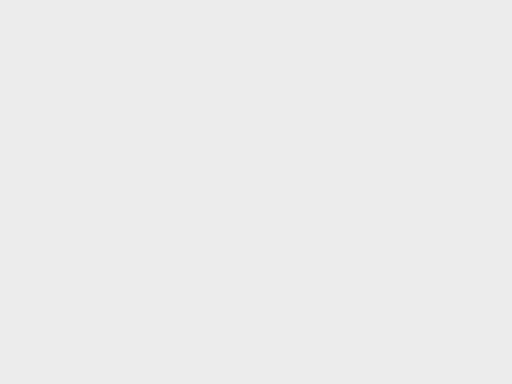
view 1 (above)

19 first-person views from a walk through a scene from a Unity 3-D project. The camera is 1.5 m above the floor, tilts 6° down and sees 85° across. The floor is counted in squares, 1 m on a side. Each view is taken from the middle of a square. On the plan, view 1 faces up. The plan holds only what a view shows up to about 14 squares ahead; the rest is blank. The place goes on beyond the plan. Door leaves are left out, so doorways stand open.

view 2
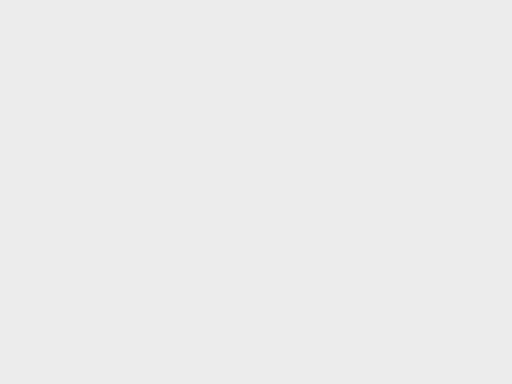

view 3
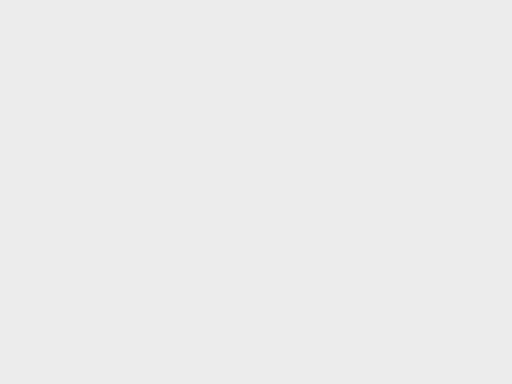

view 4
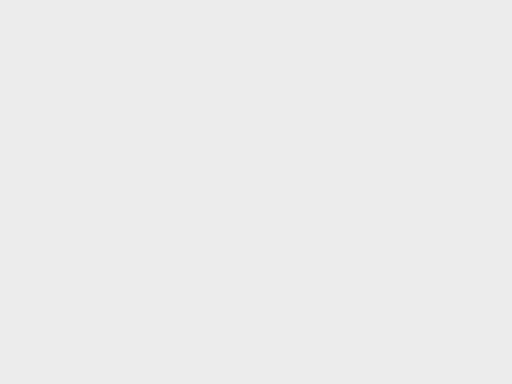

view 5
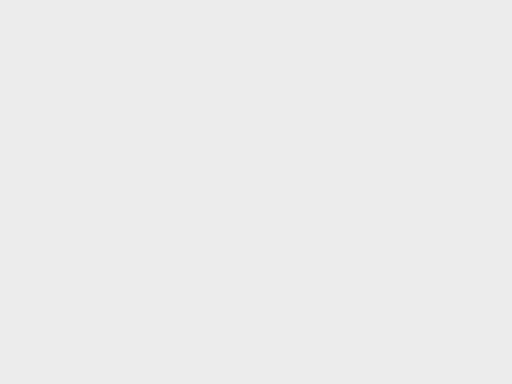

view 6
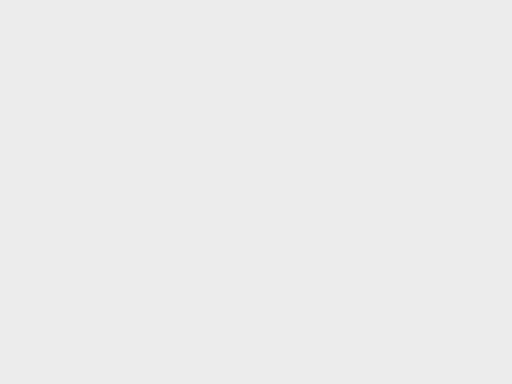

view 7
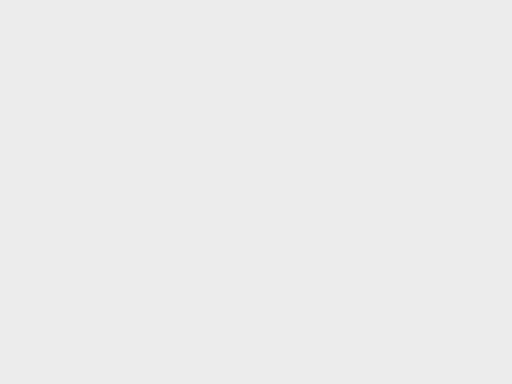

view 8
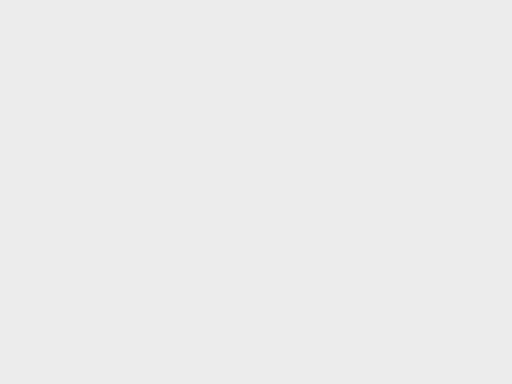

view 9
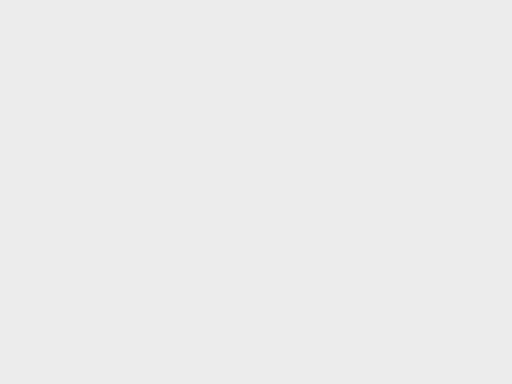

view 10
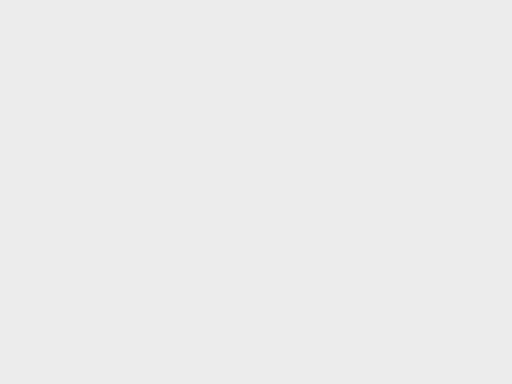

view 11
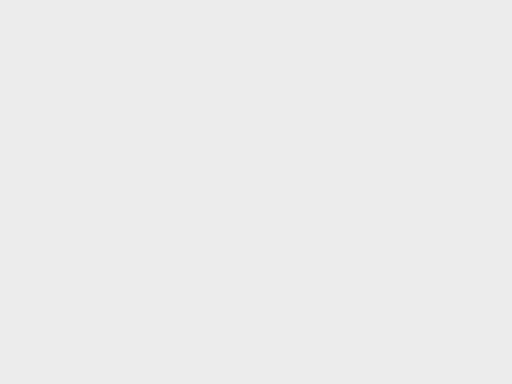

view 12
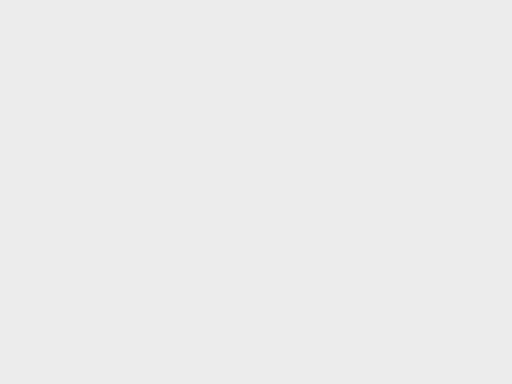

view 13
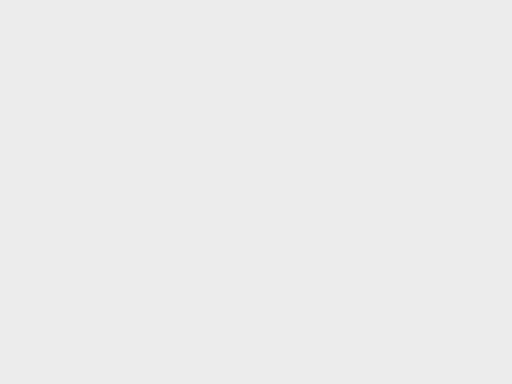

view 14
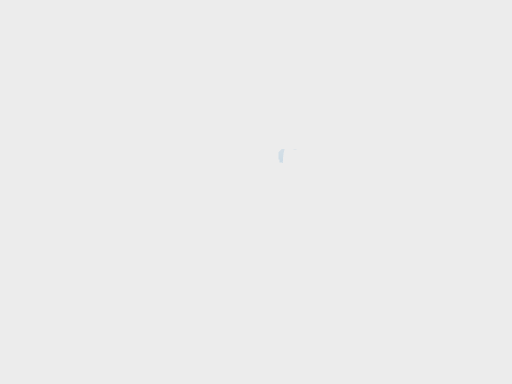

view 15
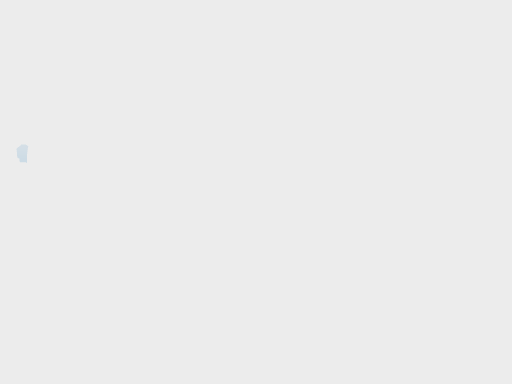

view 16
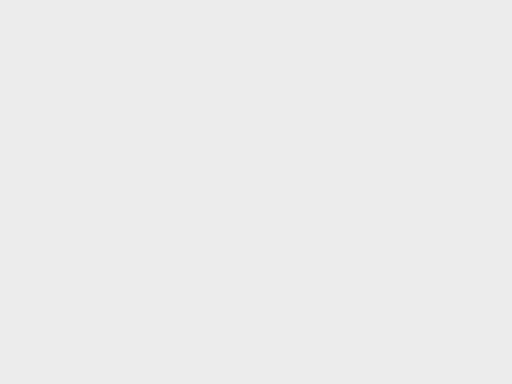

view 17
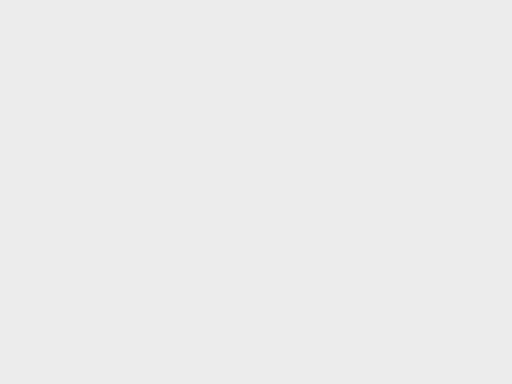

view 18
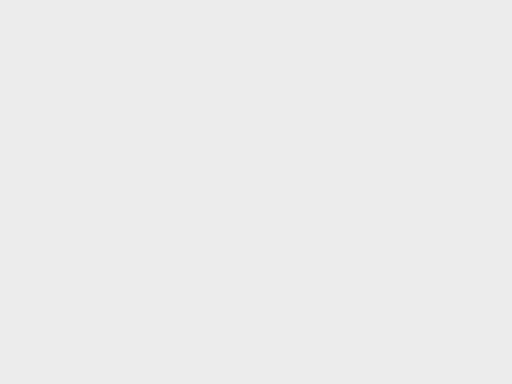

view 19
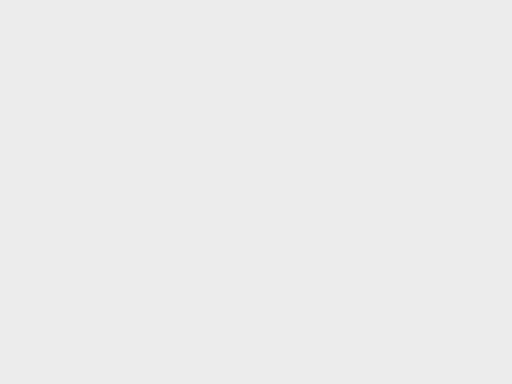

### Floor plan
Points are (right, up) in squares from view 1. A wall is a line through its corners. A room is listed if a view was taken in it or the views show most of it. See-through windows are left out.
Room 1 (views 1, 2, 3, 4, 5, 6, 7, 8, 9, 10, 11, 12, 13, 14, 15, 16, 17, 18, 19)
walls: (2.3, -2.5) (3.1, -2.7); (9.5, 9.6) (9.5, 11.2); (2.9, -2.9) (3.4, -3.3) (3.6, -4); (2.3, -2.7) (3.1, -2.9) (3.5, -3.6); (2.6, -2.9) (2.7, -3); (3.5, -3.3) (3.5, -4.2); (1.6, -3.2) (2.2, -2.8) (2.4, -2.7); (10.6, 9.9) (9.5, 9.9); (1.8, -3.5) (2.2, -3) (2.7, -2.9) (3.2, -3.6); (6.2, -4.1) (6.2, -5.5); (3.2, -4) (3.2, -5.6); (6, -4.2) (6.4, -4.7); (5.5, -4.8) (6.3, -4.8); (-3, 12.2) (-3, 11.4) (-3.2, 10.9); (13.4, -5) (18.6, -5); (-4.7, 12.1) (-5, 11.3); (-5.6, -2.9) (-5.5, -4.1); (-5, 12) (-4.7, 11.3); (1.9, 16.6) (-6, 16.6) (-6, 15.8); (-6.3, -2.7) (-5.8, -3.1) (-5.5, -3.6) (-5.5, -4.2); (1.6, 16.7) (1, 16.4) (0.4, 16.7); (-5.8, -3.9) (-5.8, -5.6); (-6.6, -2.8) (-6.3, -2.8) (-5.7, -3.3) (-5.6, -4); (-6.6, -2.9) (-6.2, -3) (-5.8, -3.5); (6.4, -9.7) (7, -9.4) (7.6, -9.7); (16.2, -4.8) (17.8, -5.2) (19, -4.9); (11.9, 16.6) (11, 16.6); (0.4, -9.7) (0.8, -9.5); (-6, -5.4) (-6.2, -5.8); (-10.5, 4.8) (-10.7, 4.4); (20, -0.1) (20, 0.9) (21, 0.9); (12.4, -9.7) (12.8, -9.5); (17.9, -4.9) (18.8, -5.2); (-6, 16) (-7, 16); (-10.7, -0.4) (-10.5, -0.8); (20, 11.1) (20, 11.9); (-4.8, -9.4) (-4.4, -9.7); (-10.6, 10.5) (-10.6, -5); (-10.6, 13.5) (-10.6, 11.6); (18.8, -9.6) (20.4, -9.6); (20, -8.5) (20, -8); (-10.6, -7.9) (-10.6, -9.6) (15.4, -9.6); (-10.6, 16.6) (-10.6, 14.5); (-10.7, -8.9) (-10.5, -9.3); (21.1, 16.6) (12.9, 16.6)
low walls: (2.9, -2.6) (3.4, -2.9); (3.1, -2.7) (3.4, -3.2); (2.1, -2.6) (2.5, -2.5); (1.7, -2.9) (2.3, -2.5); (4.3, -4.1) (4.3, -5.1); (-5.8, -2.8) (-5.6, -3.1); (-6.1, -2.6) (-5.6, -2.9); (-6.6, -2.6) (-6.3, -2.7)
ways out: open door at (2.5, 14)
objects: other object (-10, 4) to (-9, 4); other object (-9, 10) to (-8, 12); other object (-9, 14); other object (-8, 4); other object (-8, 5) to (-8, 6); other object (-8, 14); other object (-7, 6) to (-6, 6); other object (-7, 14); other object (-6, 14); other object (-5, 6) to (-4, 6); other object (-5, 14); other object (-4, -2) to (-4, -1); other object (-4, 0); other object (-4, 1) to (-4, 2); other object (-4, 3) to (-4, 5); other object (-4, 14); other object (-3, 14); other object (-2, -9); other object (-2, -8); other object (-2, -7) to (-1, -7); other object (-2, 14); other object (-1, 5) to (-1, 6); other object (-1, 14); other object (0, 2); other object (0, 3) to (5, 4); other object (0, 7) to (2, 9); other object (0, 14); other object (1, 7) to (2, 7); other object (1, 14); other object (2, 0) to (2, 1); other object (3, 8) to (4, 9); other object (4, 7) to (6, 9); other object (4, 14); other object (5, 14); other object (6, 14); other object (7, 14); other object (8, 14); other object (9, -5) to (11, -5); other object (9, 14); other object (10, -4); other object (10, -3); other object (12, 15) to (13, 16); other object (15, 9) to (16, 10); other object (16, -1); other object (16, 0); other object (16, 9); other object (19, -4); other object (19, -3) to (20, -3); other object (19, -2) to (19, -1); other object (19, 7) to (19, 8); other object (20, -9) to (21, -8); other object (20, -6); other object (20, -5); other object (20, -4); other object (20, -2); other object (20, -1); other object (20, 2) to (21, 3); other object (20, 3); other object (20, 4) to (21, 4); other object (20, 5) to (21, 6); other object (20, 7) to (21, 8); other object (21, -4) to (21, -3); other object (21, -2); other object (21, 0); other object (21, 11)

Where each view was taken, in squares from view 1:
view 1: 0 up, 0 right, facing up
view 2: 0 up, 0 right, facing up-left
view 3: 1 down, 4 right, facing left
view 4: 3 down, 4 right, facing up
view 5: 3 down, 4 right, facing up-right
view 6: 2 down, 7 right, facing right
view 7: 3 up, 10 right, facing up
view 8: 4 up, 11 right, facing down
view 9: 6 up, 11 right, facing left
view 10: 8 up, 11 right, facing left
view 11: 11 up, 9 right, facing left
view 12: 12 up, 3 right, facing left
view 13: 15 up, 3 right, facing left
view 14: 7 up, 7 right, facing right
view 15: 7 up, 8 right, facing down-right
view 16: 4 up, 6 right, facing down
view 17: 2 up, 5 right, facing down
view 18: 1 up, 1 right, facing down-left
view 19: 2 down, 1 right, facing down-left
